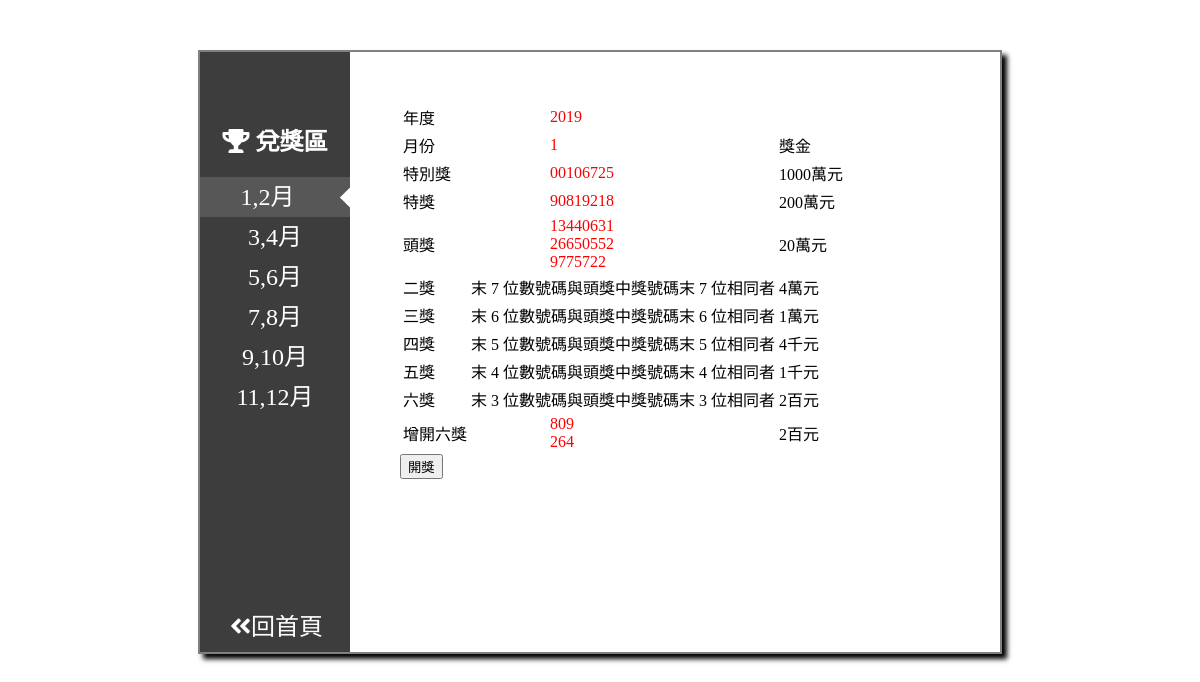
/award.php?period=1, run on the app's committed database.
### tables this page shows
CREATE TABLE `award` (
  `id` int(10) NOT NULL,
  `year` int(4) NOT NULL,
  `period` int(2) NOT NULL,
  `sp1` varchar(8) NOT NULL,
  `sp2` varchar(8) NOT NULL,
  `jackpot1` varchar(8) NOT NULL,
  `jackpot2` varchar(8) NOT NULL,
  `jackpot3` int(8) NOT NULL,
  `six1` varchar(3) NOT NULL,
  `six2` varchar(3) NOT NULL,
  `six3` varchar(3) NOT NULL
);

### base.php (called while the page is built, shortened)
<?php
$dsn = "mysql:host=localhost;charset=utf8;dbname=invoice";
$pdo = new PDO($dsn, 'root', '123');
function selectF( $table, $period){
    global $pdo;
    $sql = "select * from $table where `period`=$period";
    return $pdo->query($sql)->fetch(PDO::FETCH_ASSOC);
}
?>

### award.php (the view, shortened to what this page needs)
<!DOCTYPE html>
<html lang="en">
<head>
    <link rel="stylesheet" href="./css/all.min.css">
    <link rel="stylesheet" href="./css/style.css">
</head>
<body>
    <?php
        include_once "base.php";
    ?>
    <div class="main">
        <div class="left">
            <h2><i class="fas fa-trophy"></i> 兌獎區</h2>
            <?php
            if($_GET['period'] == 1){
                echo"<div class='btnA'><a href='award.php?period=1'>1,2月</a></div>";
            }else{
                echo"<div class='btn'><a href='award.php?period=1'>1,2月</a></div>";
            }
            if($_GET['period'] == 2){
                echo"<div class='btnA'><a href='award.php?period=2'>3,4月</a></div>";
            }else{
                echo"<div class='btn'><a href='award.php?period=2'>3,4月</a></div>";
            }
            if($_GET['period'] == 3){
                echo"<div class='btnA'><a href='award.php?period=3'>5,6月</a></div>";
            }else{
                echo"<div class='btn'><a href='award.php?period=3'>5,6月</a></div>";
            }
            if($_GET['period'] == 4){
                echo"<div class='btnA'><a href='award.php?period=4'>7,8月</a></div>";
            }else{
                echo"<div class='btn'><a href='award.php?period=4'>7,8月</a></div>";
            }
            if($_GET['period'] == 5){
                echo"<div class='btnA2'><a href='award.php?period=5'>9,10月</a></div>";
            }else{
                echo"<div class='btn'><a href='award.php?period=5'>9,10月</a></div>";
            }
            if($_GET['period'] == 6){
                echo"<div class='btnA3'><a href='award.php?period=6'>11,12月</a></div>";
            }else{
                echo"<div class='btn'><a href='award.php?period=6'>11,12月</a></div>";
            }
            ?>
            <div><a class="back" href="index.html"><i class="fas fa-angle-double-left"></i>回首頁</a></div>
        </div>
        <div class="right">
            <form action="number_check.php" method="POST">
                <table>
                <?php
                    if(!empty($_GET['period'])){
                        $row=selectF("award", $_GET['period']);
                        ?>
                        <tr>
                        <td>年度</td>
                        <td class="award"><?=$row["year"]?></td>
                        <td></td>
                    </tr>
                    <tr>
                        <td>月份</td>
                        <td class="award"><?=$row['period']?></td>
                        <td>獎金</td>
                    </tr>
                    <tr>
                        <td>特別獎</td>
                        <td class="award"><?=$row['sp1']?></td>
                        <td>1000萬元</td>
                    </tr>
                    <tr>
                        <td>特獎</td>
                        <td class="award"><?=$row['sp2']?></td>
                        <td>200萬元</td>
                    </tr>
                    <tr>
                        <td>頭獎</td>
                        <td class="award"><?=$row['jackpot1']?><br>
                            <?=$row['jackpot2']?><br>
                            <?=$row['jackpot3']?></td>
                        <td>20萬元</td>
                    </tr>
                    <tr>
                        <td>二獎</td>
                        <td>末 7 位數號碼與頭獎中獎號碼末 7 位相同者</td>
                        <td>4萬元</td>
                    </tr>
                    <tr>
                        <td>三獎</td>
                        <td>末 6 位數號碼與頭獎中獎號碼末 6 位相同者</td>
                        <td>1萬元</td>
                    </tr>
                    <tr>
                        <td>四獎</td>
                        <td>末 5 位數號碼與頭獎中獎號碼末 5 位相同者</td>
                        <td>4千元</td>
                    </tr>
                    <tr>
                        <td>五獎</td>
                        <td>末 4 位數號碼與頭獎中獎號碼末 4 位相同者</td>
                        <td>1千元</td>
                    </tr>
                    <tr>
                        <td>六獎</td>
                        <td>末 3 位數號碼與頭獎中獎號碼末 3 位相同者</td>
                        <td>2百元</td>
                    </tr>
                    <tr>
                        <td>增開六獎</td>
                        <td class="award"><?=$row['six1']?><br>
                            <?=$row['six2']?><br>
                            <?=$row['six3']?></td>
                        <td>2百元</td>
                    </tr>
                        <?php
                    }else{
                        ?>
                        <div class="title">我要得獎！</div>
                        <div class="bg"><img src="./images/reward.jpg" alt="" width="100%" height="80%"></div>
                        <?php
                    }
                ?>
                </table>
                <?php
                    if(!empty($_GET['period'])){
                        if(empty($row['six1'])){
                            echo "<span class='notYet'>未開獎</span>";
                        }else{
                            echo "<input type='submit' value='開獎'>";
                        }
                    }
                ?>
            </form>
        </div>
    </div>
</body>
</html>

### css/style.css (style rules this page uses)
.main { width: 800px; height: 600px; margin: auto; position: relative; box-shadow: 5px 5px 5px black; margin-top: 50px; border: 2px solid gray; font-family: "標楷體"; }
.left { width: 150px; height: 100%; background-color: rgb(61, 61, 61); position: absolute; text-align: center; padding-top: 50px; box-sizing: border-box; color: white; }
.right { width: 650px; height: 100%; background-color: white; position: absolute; left: 150px; padding: 50px; box-sizing: border-box; }
a { text-decoration: none; font-size: 24px; color: white; }
.back { position: absolute; bottom: 10px; left: 30px; }
.btn { height: 40px; line-height: 40px; font-family: "標楷體"; }
.btnA { height: 40px; line-height: 40px; background-color: rgb(87, 87, 87); }
.btnA::after { content: ""; width: 15px; height: 15px; background-color: white; display: inline-block; position: relative; left: 48px; transform: rotate(45deg); }

### award.php (style rules this page uses)
.award { color: red; padding-left: 80px; }

### data on the page
award: year "2019", period "1", sp1 "00106725", sp2 "90819218", jackpot1 "13440631", jackpot2 "26650552", jackpot3 "9775722", six1 "809", six2 "264"
